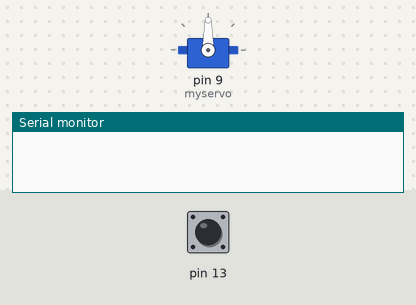
Simulated run of this sketch. Board: Arduino Uno, built with avr-gcc and run on an emulated ATmega328P. On the bench: servo, the last lines printed to the serial monitor. The test bench sets the inputs (shaded band); at power-on: pin 13 HIGH. Random numbers use the default seed unless the sketch sets one.

Above: at 1.2 s.
1.3 s: pin 13 pulled LOW for 0.15 s
At 1.9 s:
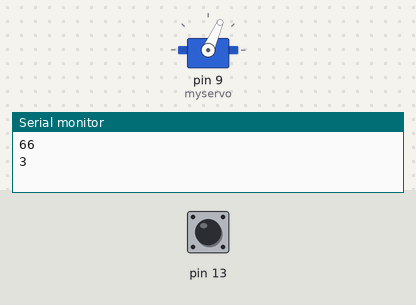
2.9 s: pin 13 pulled LOW for 1 s
At 4.3 s:
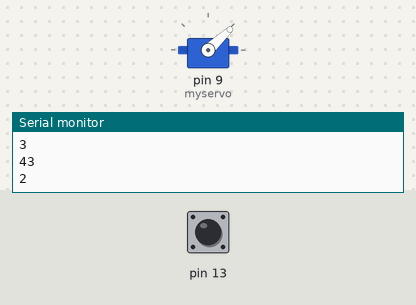
5.4 s: pin 13 pulled LOW for 3.2 s
At 6.2 s:
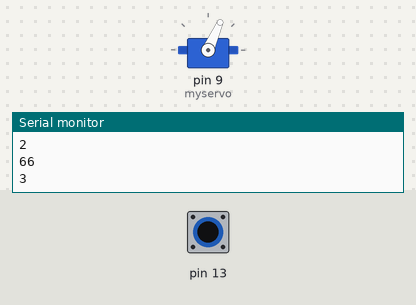
10.1 s: pin 13 pulled LOW for 0.15 s
At 11.0 s:
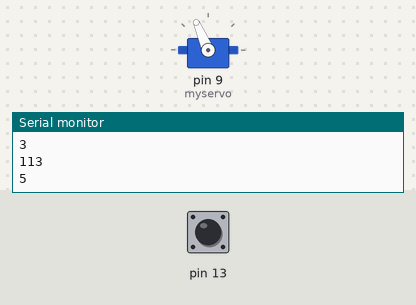
11.7 s: pin 13 pulled LOW for 0.15 s
At 12.2 s:
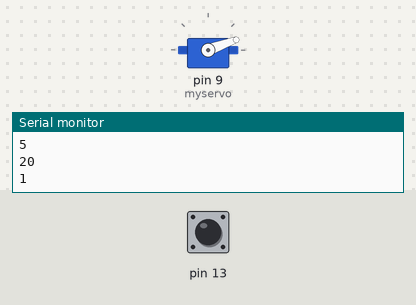
13.3 s: pin 13 pulsed LOW 5 times (0.12 s each, 0.3 s apart)
At 14.3 s:
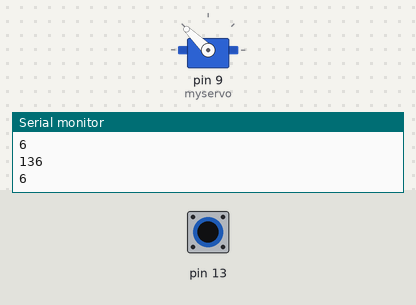
Timing chart, 0 to 16.3 s (numbered marks = the images above; inputs shaded):
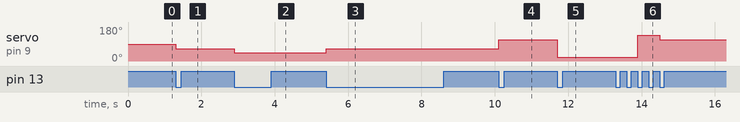

The sketch:

ServoRandom.ino
```cpp
#include <Servo.h>;

boolean button = false;
Servo myservo;

void setup() {
    pinMode(13, INPUT_PULLUP);
    myservo.attach(9);
    randomSeed(analogRead(A0));
    Serial.begin(9600);
}
void loop() {
    int value = digitalRead(13);

    if (value == 0 && !button) {
        button = !button;
        int terning = random(1, 7);
        int ranAns = map(terning, 1, 7, 20, 160);
        myservo.write(ranAns);
        Serial.println(ranAns);
        Serial.println(terning);
        delay(100);
    }
    else if (value == 1 && button) {
        button = !button;
        delay(100);
    }
}
```

Measured:
- after the input at 1.3 s, servo on pin 9 (myservo): 90° → 66° at once
- after the input at 2.9 s, servo on pin 9 (myservo): 66° → 43° at once
- after the input at 5.4 s, servo on pin 9 (myservo): 43° → 66° at once
- after the input at 10.1 s, servo on pin 9 (myservo): 66° → 113° at once
- after the input at 11.7 s, servo on pin 9 (myservo): 113° → 20° at once
- after the input at 13.3 s, servo on pin 9 (myservo): 20° → 136° after 0.60 s, → 113° 0.60 s later
